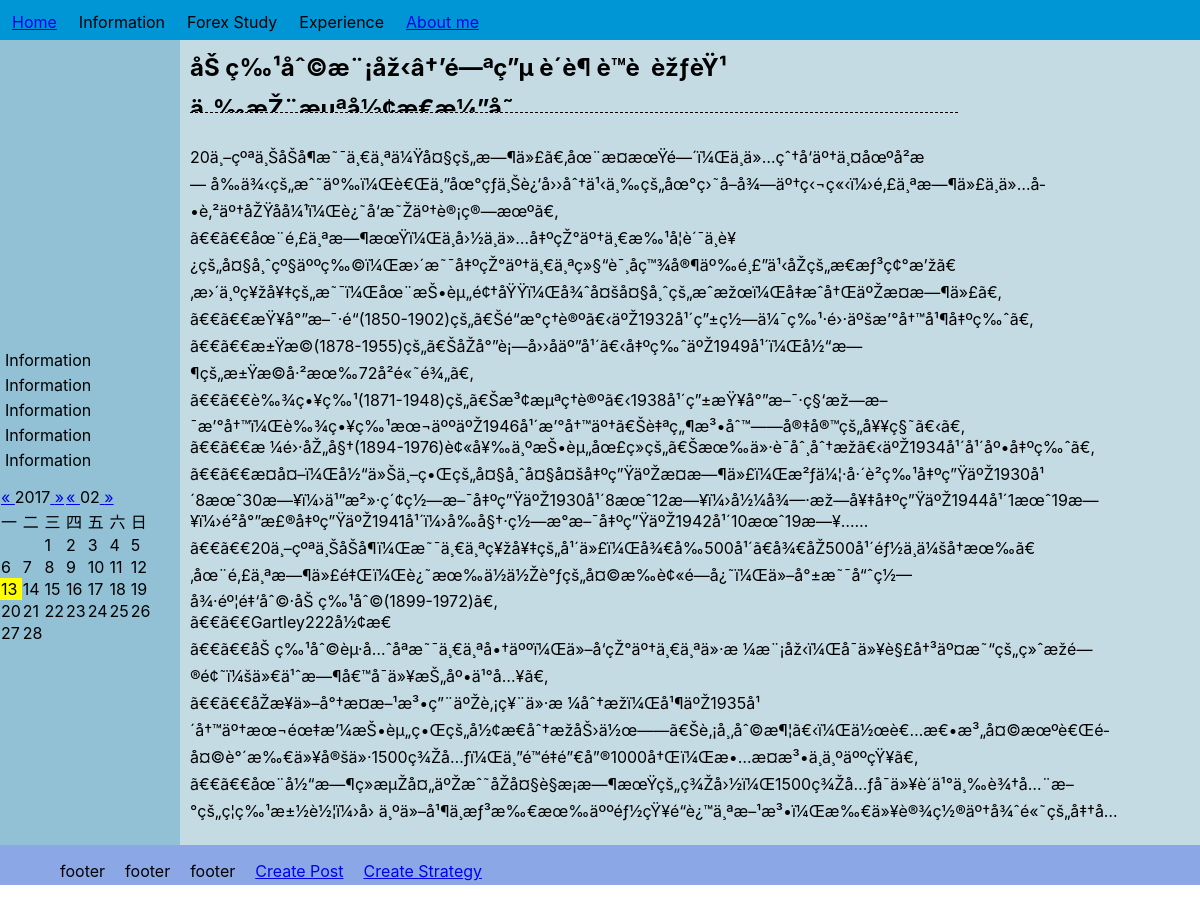
The page /detail.php?id=72 on the database its author committed.
### tables this page shows
CREATE TABLE `posts` (
  `post_id` int(11) NOT NULL,
  `title` text NOT NULL,
  `content` text NOT NULL,
  `post_date` date NOT NULL
);

### detail.php (the view, shortened to what this page needs)
<!DOCTYPE html>
<html>
    <head>
        <link rel="stylesheet"  href="css/global.css" />
        <?php
          $conn = new DBConn();
          $mysqli = $conn->getBlogConn();
          $post_id = $_GET["id"];
          $sql = "SELECT * FROM `posts` where post_id = $post_id";
          $result = $mysqli->query($sql);
          while($row = $result->fetch_array()){
            $title=$row['title'];
            $content=$row['content'];
          }
        ?>
    </head>
    <body>
        <article class="content">
            <div class="content_title">
                <h1><?php echo $title ?></h1>
            </div>
            <div class="content_body">
                <?php echo $content ?>
            </div>
        </article>
    </body>
</html>

### css/global.css (style rules this page uses)
li { display: list-item; }
ul { list-style-type: none; }
#price_box { margin-right: 5px; margin-left: 5px; display:block; overflow-x: auto; height: 300px; font-size: x-small; word-wrap: break-word; }
#left { position:fixed; padding-top:45px; float: left; width:180px; height: 800px; background-color: #92c0d4; }
#left ul { padding-left: 0px; margin-left:5px; margin-top:5px; }
#left li { margin-top:5px; }
.content { padding-top:45px; padding-left: 180px; margin-left: 10px; height: 800px; overflow-y: auto; background-color: #c4dbe4; }
.content_title { position: fixed; height:67px; width:768px; overflow-y: hidden; overflow-wrap: normal; border-bottom: #000 1px dashed; }
.content_title h1 { margin-top: 5px; margin-bottom: 5px; }
.content_body { overflow-wrap: normal; position:fixed; width:90%; margin-top:5px; top: 125px; overflow-y:auto; height:700px; }
.content_body p { padding-right:150px; }
body { margin:0px; font-family: -apple-system, BlinkMacSystemFont, "Segoe UI", Helvetica, Arial, sans-serif, "Apple Color Emoji", "Segoe UI Emoji", "Segoe UI Symbol" }
.header { top:0; left:0; width:100%; height:40px; max-width: 100%; min-width:768px; background-color: #0096D6; z-index:9; position: fixed; }
.header td { padding:10px; }
footer { width:100%; background-color: #8ba7e6; height:40px; position:fixed; }
footer li { float:left; padding-left: 20px; }

### rows shown on the page
posts: title "åŠ ç‰¹åˆ©æ¨¡åž‹â†’é—ªç”µ è´è¶ è™è èžƒèŸ¹…", content "20ä¸–çºªä¸ŠåŠå¶æ˜¯ä¸€ä¸ªä¼Ÿå¤§çš„æ—¶ä»£ã€‚åœ¨æ­¤æœŸé—´ï¼Œä¸ä»…çˆ†å‘äº†ä¸¤åœºå²æ— å‰ä¾‹çš„æˆ˜äº‰ï¼Œè€Œä¸”åœ°çƒä¸Šè¿‘å››åˆ†ä¹‹ä¸‰çš„åœ°ç›˜å–å¾—äº†ç‹¬ç«‹ï¼›é‚£ä¸ªæ—¶ä»£ä¸ä»…å­•è‚²äº†åŽŸå­å¼¹ï¼Œè¿˜å‘æ˜Žäº†è®¡ç®—æœºã€‚ ã€€ã€€åœ¨é‚£ä¸ªæ—¶æœŸï¼Œä¸­å›½ä¸ä»…å‡ºçŽ°äº†ä¸€æ‰¹å­¦è´¯ä¸­è¥¿çš„å¤§å¸ˆçº§äººç‰©ï¼Œæ›´æ˜¯å‡ºçŽ°äº†ä¸€ä¸ªç»§“è¯¸å­ç™¾å®¶äº‰é¸£”ä¹‹åŽçš„æ€æƒ³ç¢°æ’žã€‚æ›´ä¸ºç¥žå¥‡çš„æ˜¯ï¼Œåœ¨æŠ•èµ„é¢†åŸŸï¼Œå¾ˆå¤šå¤§å¸ˆçš„æˆæžœï¼Œå‡æˆå†ŒäºŽæ­¤æ—¶ä»£ã€‚ ã€€ã€€æŸ¥å°”æ–¯·é“(1850-1902)çš„ã€Šé“æ°ç†è®ºã€‹äºŽ1932å¹´ç”±ç½—ä¼¯ç‰¹·é›·äºšæ’°å†™å¹¶å‡ºç‰ˆã€‚ ã€€ã€€æ±Ÿæ©(1878-1955)çš„ã€ŠåŽå°”è¡—å››åäº”å¹´ã€‹å‡ºç‰ˆäºŽ1949å¹´ï¼Œå½“æ—¶çš„æ±Ÿæ©å·²æœ‰72å²é«˜é¾„ã€‚…"

### other values the page prints
$n_year2 "2017"
$n_month "02"
$r "1"
$r "2"
$r "3"
$r "4"
$r "5"
$t "6"
$t "7"
$t "8"
$t "9"
$t "10"
$t "11"
$t "12"
$t "13"
